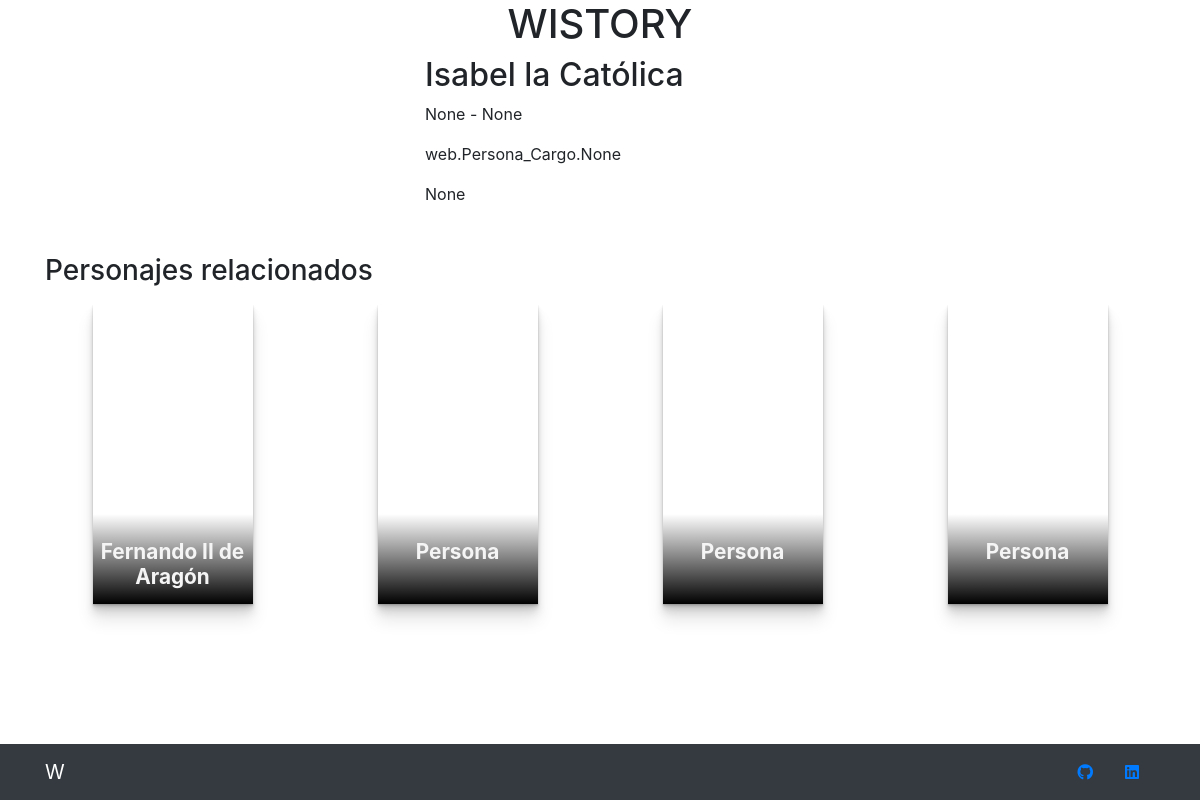
Page /persona/2 on the earlier database version.
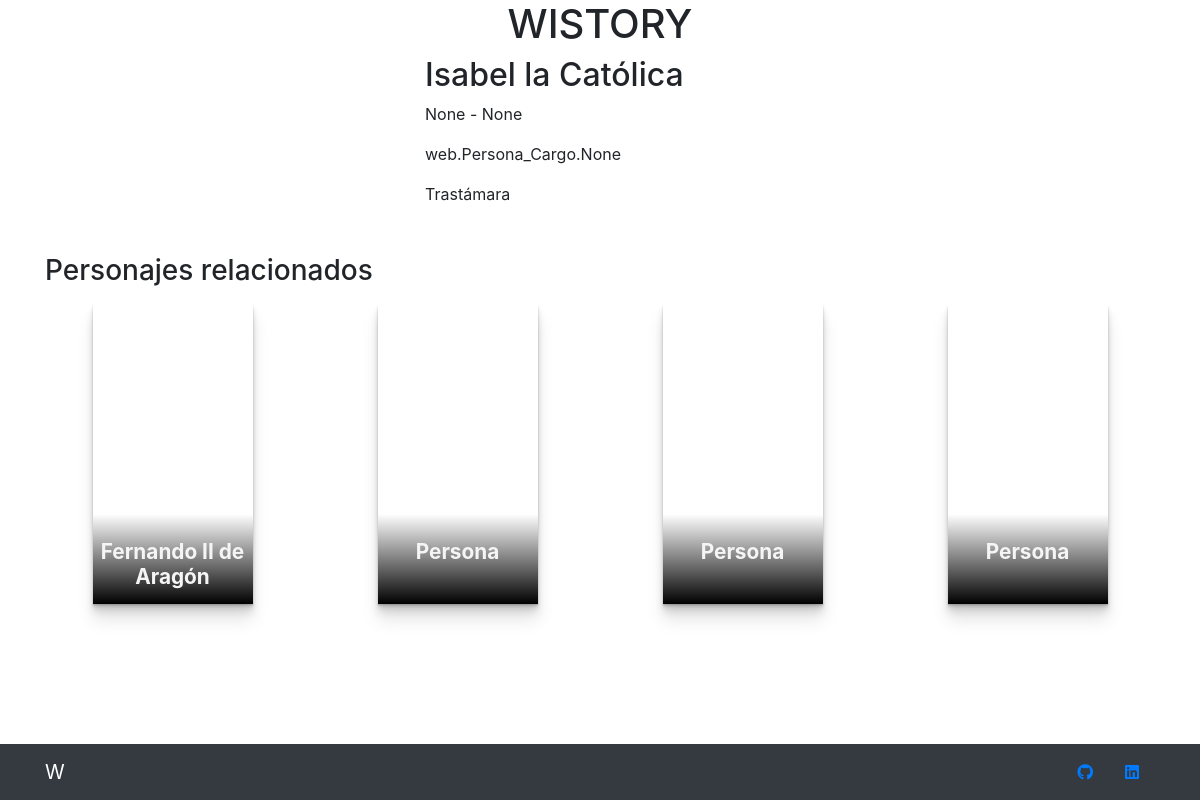
Same page on the later database version.
### web/models.py (models this page shows, shortened)
class Persona(models.Model):
    nombre = models.CharField(max_length=255)
    img = models.URLField(max_length=255)
    fecha_ini = models.DateField(null=True, blank=True, verbose_name='Fecha de nacimiento')
    ac_fini = models.BooleanField(default=False, verbose_name='Antes de cristo')
    fecha_fin = models.DateField(null=True, blank=True, verbose_name='Fecha de fallecimiento')
    ac_ffin = models.BooleanField(default=False, verbose_name='Antes de cristo')
    dinastia = models.ForeignKey(Dinastia, null=True, blank=True, on_delete=models.SET_NULL)
    info = models.URLField(max_length=255, null=True, blank=True)
    padre = models.ForeignKey('self', null=True, blank=True, related_name='papa', on_delete=models.SET_NULL)
    madre = models.ForeignKey('self', related_name='mama', null=True, blank=True, on_delete=models.SET_NULL)
    fecha_create = models.DateTimeField(default=datetime.now())
    class Meta:
        db_table = 'persona'
        verbose_name = 'Persona'
        verbose_name_plural = 'Personas'

class Dinastia(models.Model):
    nombre = models.CharField(max_length=255)
    lugar = models.CharField(max_length=100, null=True, blank=True)
    color = ColorField(null=True, blank=True)
    class Meta:
        db_table = 'dinastia'
        verbose_name = 'Dinastía'
        verbose_name_plural = 'Dinastías'
    def __str__(self):
        return self.nombre

### web/views.py (the view)
# urls.py: path('persona/<id>', views.persona, name="persona"),
def persona(request, id):
    persona = get_object_or_404(Persona, id=id)
    return render(request, 'person.html', {'persona': persona})

### web/templates/person.html (shortened to what this page needs)
{% extends 'base.html' %} {% block content %}
<div class="container">
  <div class="row justify-content-center">
    <div class="col-3">
    </div>
    <div class="col-7">
      <div class="row">
        <div class="col-12">
          <h2>{{persona.nombre}}</h2>
        </div>
      </div>
      <div class="row">
        <div class="col-12">
          <p>{{persona.fecha_ini}} - {{persona.fecha_fin}}</p>
        </div>
      </div>
      <div class="row">
        <div class="col-12">
          <p>{{persona.cargos}}</p>
        </div>
      </div>
      <div class="row">
        <div class="col-12">
          <p>{{persona.dinastia}}</p>
        </div>
      </div>
    </div>
  </div>
  <br />
  <div class="row my-2">
    <div class="col-12">
      <h3>Personajes relacionados</h3>
    </div>
  </div>
  <div class="row d-flex justify-content-around">
    <div class="col-2">
      <div class="card-item">
        <div class="content">
          <h2 class="title">Fernando II de Aragón</h2>
        </div>
      </div>
    </div>
    <div class="col-2">
      <div class="card-item">
        <div class="content">
          <h2 class="title">Persona</h2>
        </div>
      </div>
    </div>
    <div class="col-2">
      <div class="card-item">
        <div class="content">
          <h2 class="title">Persona</h2>
        </div>
      </div>
    </div>
    <div class="col-2">
      <div class="card-item">
        <div class="content">
          <h2 class="title">Persona</h2>
        </div>
      </div>
    </div>
  </div>
</div>
{% endblock %}

Differences in the rows shown:
changed Persona "Isabel la Católica": dinastia "None" → "Trastámara"
